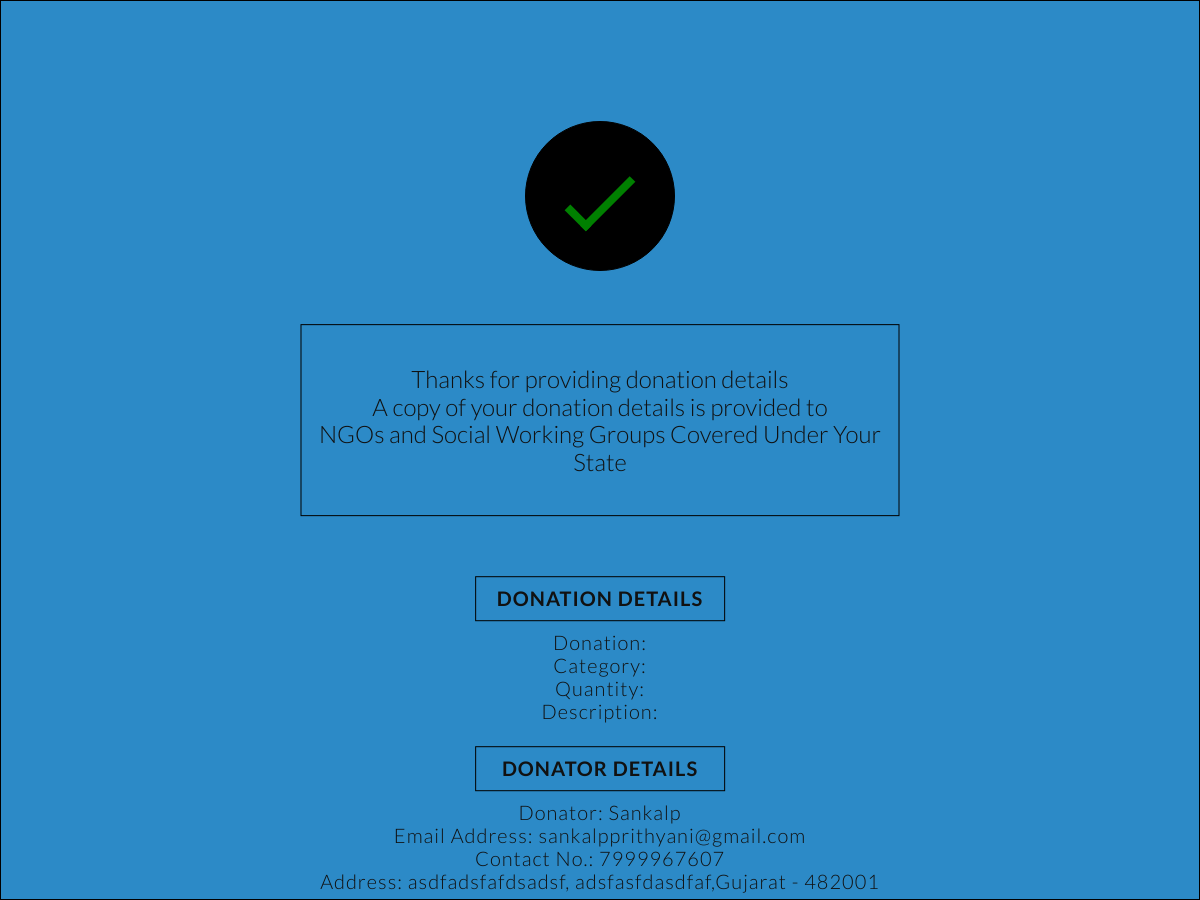
Page /php/donationMsgProcess.php (signed in) on the committed database.
### tables this page shows
CREATE TABLE IF NOT EXISTS `donatorcred` (
  `id` varchar(16) NOT NULL,
  `username` varchar(40) NOT NULL,
  `pass` varchar(255) NOT NULL,
  `dob` date DEFAULT NULL,
  `email` varchar(150) NOT NULL,
  `contact` bigint NOT NULL,
  `address` varchar(150) NOT NULL,
  `city` varchar(40) NOT NULL,
  `state` varchar(40) NOT NULL,
  `pinCode` int NOT NULL,
  `directory` text NOT NULL,
  `donations` int NOT NULL DEFAULT '0',
  `emailVerified` bit(1) NOT NULL DEFAULT b'0',
  PRIMARY KEY (`id`),
  UNIQUE KEY `email` (`email`),
  UNIQUE KEY `contact` (`contact`)
);

### php/donationMsgProcess.php (the view, shortened to what this page needs)
<?php
    include '../php/connection.php';
    $donatorID = $_SESSION['id'];
    $RecentDonationID = (string)$_SESSION['recentDonationID'];
?>
<!DOCTYPE html>
<html lang="en">
<head>
    <link rel="stylesheet" text="text/css" href="../css/normalize.css" />
    <link rel="stylesheet" text="text/css" href="../css/Grid.css" />
    <link rel="stylesheet" text="text/css" href="../css/rest.css" />
    <link rel="stylesheet" text="text/css" href="../css/autho.css" />
    <link rel="stylesheet" text="text/css" href="../css/ionicons.min.css" />
</head>
<body>
    <section class="row donation-submition-section">
        <div class="row donation-confirmation-msg">
            <div class="done-container">
                <div class="done"></div>
            </div>
            <div class="donation-confirm-msg">
                Thanks for providing donation details<br />
                A copy of your donation details is provided to <br />
                NGOs and Social Working Groups Covered Under Your State
            </div>
        </div>
        <div id="donation" class="donation-confirm-view">
            <?php
          $donation = $sqlConnection->query("SELECT *FROM donation WHERE id='$RecentDonationID';");
          $donator = $sqlConnection->query("SELECT *FROM donatorcred WHERE id='$donatorID';");
          $donator = $donator->fetch_array();
          $donation = $donation->fetch_array();
          echo "<h4 style='border:1px solid black; text-align:center;'>DONATION DETAILS</h4>";
          echo '<p style="text-align:center;">Donation: '.$donation[2].'</p>';
          echo '<p style="text-align:center;">Category: '.$donation[3].'</p>';
          echo '<p style="text-align:center;">Quantity: '.$donation[4].'</p>';
          echo '<p style="text-align:center;">Description: '.$donation[5].'</p><br />';
          echo '<h4 style="border:1px solid black; text-align:center;">DONATOR DETAILS</h4>';
          echo '<p style="text-align:center;">Donator: '.$donator[1].'</p>';
          echo '<p style="text-align:center;">Email Address: '.$donator[4].'</p>';
          echo '<p style="text-align:center;">Contact No.: '.$donator[5].'</p>';
          echo '<p style="text-align:center;">Address: '.$donator[6].', '.$donator[7].','.$donator[8].' - '.$donator[9].'</p>';
        ?>
        </div>
    </section>
</body>
</html>

### css/Grid.css (style rules this page uses)
.row { zoom: 1; }
.row:before, .row:after { content:""; display:table; }
.row:after { clear:both; }

### css/rest.css (style rules this page uses)
:root { --theme-color: #2c8ac7; --dark-theme-color-temp: rgba(56, 162, 228, 0.925); --dark-theme-color: #1d5a81; --green: rgba(67, 197, 67, 0.842); --default-text-color: #111111; --donator-theme-color: #3f87a6; --ngo-theme-color: #f69d3c; }
* { margin: 0; padding: 0; box-sizing: border-box; }
html { overflow-y: scroll; overflow-x: hidden; font-family: "Lato", "Arial", sans-serif; background-color: #fff; color: var(--default-text-color); font-weight: 300; font-size: 20px; text-rendering: optimizeLegibility; }
.row { max-width: 1525px; margin: 0 auto; }
h5, h4 { text-transform: uppercase; letter-spacing: 1px; text-align: center; }
h4 { width: 250px; margin-left: 25px; }
p { letter-spacing: 1px; justify-content: center; align-items: center; text-justify: center; }
.donation-submition-section { border: 1px solid black; position: absolute; width: 100%; height: 900px; background-size: 400% 400%; background: linear-gradient(315deg, var(--theme-color) 100%, rgba(56, 162, 228, 0.925) 0%); animation: linearChange 5s cubic-bezier(0, 0, 0.2, 1) infinite 1s; }
.done-container { position: relative; width: 150px; background-color: black; height: 150px; border: 1px solid black; display: flex; justify-content: center; align-items: center; left: 50%; border-radius: 50%; transform: translateX(-50%) translateY(80%); }
.done { position: relative; width: 70px; height: 30px; transform: rotate(315deg); border-bottom: 8px solid green; border-left: 8px solid green; }
.donation-confirm-msg { position: relative; width: 50%; border: 1px solid black; left: 50%; transform: translateX(-50%) translateY(90%); display: inline-block; text-align: center; padding: 40px 1px; font-size: 120%; }
.donation-confirm-view { position: relative; left: 50%; top: 40%; transform: translate(-50%, -40%); display: inline-block; text-align: center; justify-content: center; margin-bottom: 30px; }
.donation-confirm-view h4 { margin: 0; padding: 10px; left: 0; top: 0; position: relative; left: 50%; transform: translateX(-50%); border: 1px solid black; margin-bottom: 10px; }

### css/autho.css (style rules this page uses)
:root { --theme-color: #2c8ac7; --dark-theme-color: #1d5a81; --default-text-color: #111111; --light-theme-color: #4bacec; --donator-theme-color: #3f87a6; --ngo-theme-color: #f69d3c; }
* { margin: 0; padding: 0; box-sizing: border-box; }
html { overflow-x: hidden; font-family: "Lato", "Arial", sans-serif; background-color: rgba(255, 255, 255, 0.747); color: var(--default-text-color); font-weight: 300; font-size: 20px; text-rendering: optimizeLegibility; scroll-behavior: smooth; scrollbar-color: var(--theme-color) var(--default-text-color); scrollbar-width: 5px; }

### rows in the picture
donatorcred: username "Sankalp", email "sankalpprithyani@gmail.com", contact "7999967607", address "asdfadsfafdsadsf", city "adsfasfdasdfaf", state "Gujarat", pinCode "482001"
